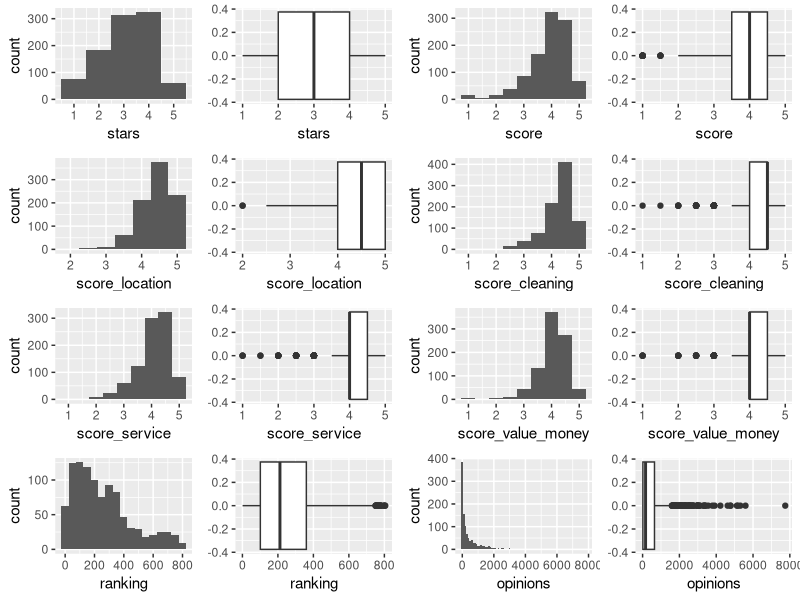
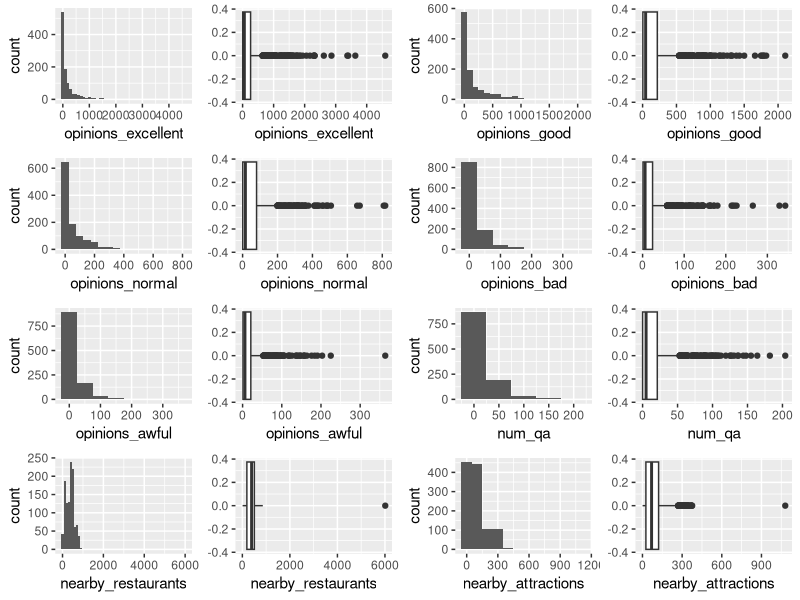
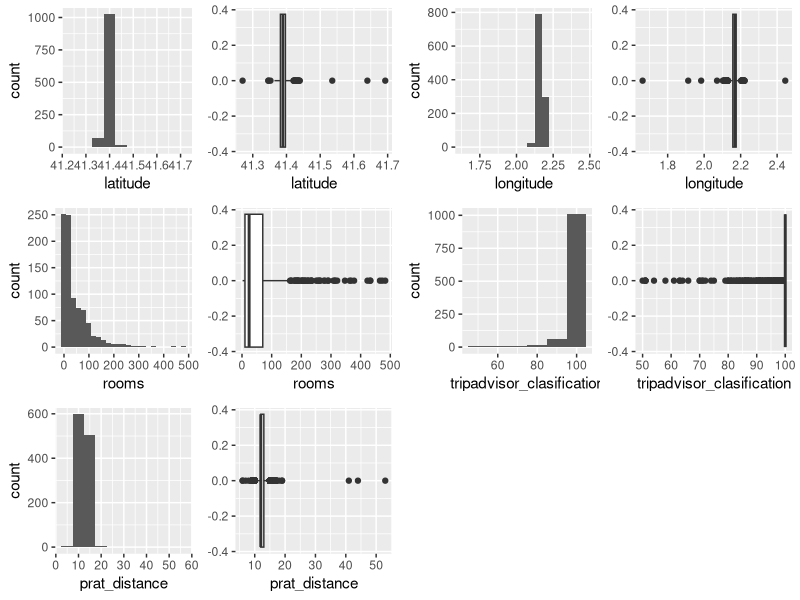

Here is the R script that generated these plots, in order:
## ---- chunk 1
library(stringr)
library(ggplot2)
library(gridExtra)

df <- read.csv("tripadvisor_barcelona_hotels.csv", encoding = "UTF-8")
str(df, strict.width="wrap")
## ---- chunk 2
# eliminamos las 3 variables mencionadas
df <- df[, !(names(df) %in% c("name", "timestamp", "price"))]
# eliminamos las filas que tengan nulos en price_range (string vacío)
df <- df[df$price_range != "",]
## ---- chunk 3
catergorical_vars <- c("has_swimming_pool", "has_bar", "has_restaurant", "has_breakfast", 
                       "has_gym", "has_reception_24h" , "has_ac", "has_strongbox", 
                       "admits_pets", "suites", "sea_views_rooms",  "non_smoking_rooms", 
                       "landmarks_views_rooms", "city_views_rooms", "family_rooms", 
                       "style", "language_spanish", "language_catalan", "language_french", 
                       "language_english", "language_italian", "language_bulgarian", 
                       "language_russian", "language_portuguese")
for(v in catergorical_vars){
  df[[v]] <- factor(df[[v]])
}
## ---- chunk 4
head(df$price_range, 3)
price_range_clean <- str_replace_all(df$price_range, "€|[:space:]|\\.", "")
price_range_clean <- str_split(price_range_clean, "-")
new_price_range <- rep(NA, length(price_range_clean))
for(i in 1:length(price_range_clean)){
  range <- as.list(price_range_clean[i][[1]])
  if(range[[1]] != ""){
    m <- mean(c(strtoi(range[[1]]), strtoi(range[[2]])))
    new_price_range[i] <- m
  }
}
df$price_range <- new_price_range
head(df$price_range, 3)

# discretizar
df$price_range_disc[df$price_range < 60] <- "Barato"
df$price_range_disc[(df$price_range >= 60) & (df$price_range < 150)] <- "Medio"
df$price_range_disc[(df$price_range >= 150) & (df$price_range < 300)] <- "Caro"
df$price_range_disc[df$price_range >= 300] <- "Lujo"
df$price_range_disc <- factor(df$price_range_disc, 
                              levels = c("Barato", "Medio", "Caro", "Lujo"))
df$price_range <- NULL
head(df$price_range_disc, 3)
## ---- chunk 5
head(df$tripadvisor_clasification, 5)
new_class <- rep(NA, nrow(df))
for(i in 1:nrow(df)){
  cl <- df$tripadvisor_clasification[i]
  index <- str_locate(cl, " de 100")[1]
  new_class[i] <- as.integer(str_sub(cl, 1, index))
}
df$tripadvisor_clasification <- new_class
head(df$tripadvisor_clasification, 5)
## ---- chunk 6
colSums(is.na(df))
## ---- chunk 7
# opinión
opinion_vars <- c("opinions", "opinions_excellent", "opinions_good", "opinions_normal", 
                  "opinions_bad", "opinions_awful", "num_qa")
for(var in opinion_vars){
  df[[var]][is.na(df[[var]])] <- 0
}
# prat_distance, latitude, longitude, nearby_restaurants,  nearby_attractions
median_vars <- c("prat_distance", "latitude", "longitude", "nearby_restaurants", 
                 "nearby_attractions")
for(var in median_vars){
  df[[var]][is.na(df[[var]])] <- median(df[[var]], na.rm = TRUE)
}
colSums(is.na(df))
## ---- chunk 8
hist1 <- ggplot(data=df, aes(x=stars)) + geom_histogram(binwidth = 1)
box1 <- ggplot(data=df, aes(stars)) + geom_boxplot()
hist2 <- ggplot(data=df, aes(x=score)) + geom_histogram(binwidth = 0.5)
box2 <- ggplot(data=df, aes(score)) + geom_boxplot()
hist3 <- ggplot(data=df, aes(x=score_location)) + geom_histogram(binwidth = 0.5)
box3 <- ggplot(data=df, aes(score_location)) + geom_boxplot()
hist4 <- ggplot(data=df, aes(x=score_cleaning)) + geom_histogram(binwidth = 0.5)
box4 <- ggplot(data=df, aes(score_cleaning)) + geom_boxplot()
hist5 <- ggplot(data=df, aes(x=score_service)) + geom_histogram(binwidth = 0.5)
box5 <- ggplot(data=df, aes(score_service)) + geom_boxplot()
hist6 <- ggplot(data=df, aes(x=score_value_money)) + geom_histogram(binwidth = 0.5)
box6 <- ggplot(data=df, aes(score_value_money)) + geom_boxplot()
hist7 <- ggplot(data=df, aes(x=ranking)) + geom_histogram(binwidth = 50)
box7 <- ggplot(data=df, aes(ranking)) + geom_boxplot()
hist8 <- ggplot(data=df, aes(x=opinions)) + geom_histogram(binwidth = 100)
box8 <- ggplot(data=df, aes(opinions)) + geom_boxplot()
grid.arrange(hist1, box1, hist2, box2, hist3, box3, hist4, box4, hist5, box5, hist6, box6,
             hist7, box7, hist8, box8, ncol = 4)

hist1 <- ggplot(data=df, aes(x=opinions_excellent)) + geom_histogram(binwidth = 100) 
box1 <- ggplot(data=df, aes(opinions_excellent)) + geom_boxplot() 
hist2 <- ggplot(data=df, aes(x=opinions_good)) + geom_histogram(binwidth = 100) 
box2 <- ggplot(data=df, aes(opinions_good)) + geom_boxplot() 
hist3 <- ggplot(data=df, aes(x=opinions_normal)) + geom_histogram(binwidth = 50) 
box3 <- ggplot(data=df, aes(opinions_normal)) + geom_boxplot() 
hist4 <- ggplot(data=df, aes(x=opinions_bad)) + geom_histogram(binwidth = 50) 
box4 <- ggplot(data=df, aes(opinions_bad)) + geom_boxplot() 
hist5 <- ggplot(data=df, aes(x=opinions_awful)) + geom_histogram(binwidth = 50) 
box5 <- ggplot(data=df, aes(opinions_awful)) + geom_boxplot() 
hist6 <- ggplot(data=df, aes(x=num_qa)) + geom_histogram(binwidth = 50) 
box6 <- ggplot(data=df, aes(num_qa)) + geom_boxplot() 
hist7 <- ggplot(data=df, aes(x=nearby_restaurants)) + geom_histogram(binwidth = 100) 
box7 <- ggplot(data=df, aes(nearby_restaurants)) + geom_boxplot() 
hist8 <- ggplot(data=df, aes(x=nearby_attractions )) + geom_histogram(binwidth = 100) 
box8 <- ggplot(data=df, aes(nearby_attractions )) + geom_boxplot() 
grid.arrange(hist1, box1, hist2, box2, hist3, box3, hist4, box4, hist5, box5, hist6, box6,
             hist7, box7, hist8, box8, ncol = 4)

hist1 <- ggplot(data=df, aes(x=latitude)) + geom_histogram(binwidth = 0.05) 
box1 <- ggplot(data=df, aes(latitude)) + geom_boxplot() 
hist2 <- ggplot(data=df, aes(x=longitude)) + geom_histogram(binwidth = 0.05) 
box2 <- ggplot(data=df, aes(longitude)) + geom_boxplot() 
hist3 <- ggplot(data=df, aes(x=rooms)) + geom_histogram(binwidth = 20) 
box3 <- ggplot(data=df, aes(rooms)) + geom_boxplot() 
hist4 <- ggplot(data=df, aes(x=tripadvisor_clasification)) + geom_histogram(binwidth = 10) 
box4 <- ggplot(data=df, aes(tripadvisor_clasification)) + geom_boxplot() 
hist5 <- ggplot(data=df, aes(x=prat_distance)) + geom_histogram(binwidth = 5) 
box5 <- ggplot(data=df, aes(prat_distance)) + geom_boxplot()
grid.arrange(hist1, box1, hist2, box2, hist3, box3, hist4, box4, hist5, box5, ncol = 4)

